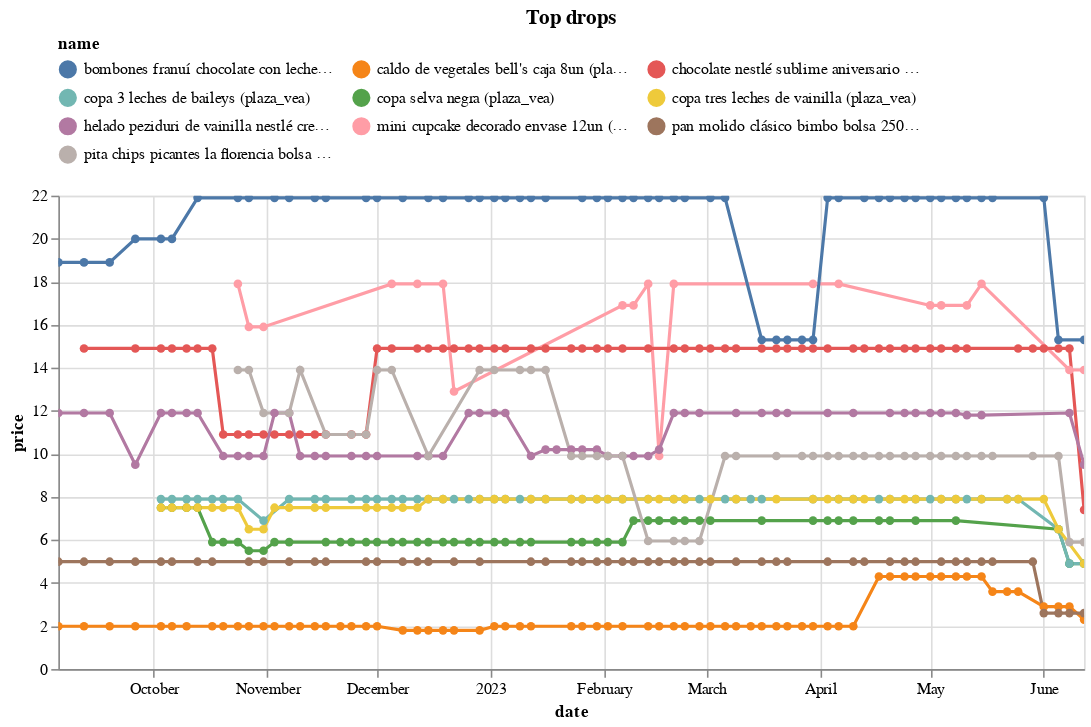

Notebook source saved alongside this figure:
### Code cell
(top_changes
 .sort_values('change')
 .head(10)
 .pipe(plot_changes, 'Top drops')
)

### Figure 1 — Vega-Lite specification as saved in the notebook (floating-point values rounded to 4 significant figures; data arrays with more than 128 entries replaced by an {"elided": "..."} marker saying what was removed)
{"config": {"view": {"continuousWidth": 300, "continuousHeight": 300}, "legend": {"columns": 3, "orient": "top"}}, "data": {"name": "data-eff8500b6cee4fc4a5e7c75f5781e7ce"}, "mark": {"type": "line", "point": true}, "encoding": {"color": {"field": "name", "scale": {"domain": ["bombones franuí chocolate con leche y chocolate blanco pote x 150g (plaza_vea)", "caldo de vegetales bell's caja 8un (plaza_vea)", "chocolate nestlé sublime aniversario paquete 6un (plaza_vea)", "copa 3 leches de baileys (plaza_vea)", "copa selva negra (plaza_vea)", "copa tres leches de vainilla (plaza_vea)", "helado peziduri de vainilla nestlé cremoso pote 930ml (plaza_vea)", "mini cupcake decorado envase 12un (plaza_vea)", "pan molido clásico bimbo bolsa 250g (plaza_vea)", "pita chips picantes la florencia bolsa 150g (plaza_vea)"]}, "type": "nominal"}, "tooltip": [{"field": "name", "type": "nominal"}, {"field": "price", "type": "quantitative"}, {"field": "last_price", "type": "quantitative"}], "x": {"field": "date", "type": "temporal"}, "y": {"field": "price", "type": "quantitative"}}, "params": [{"name": "param_3", "select": {"type": "point", "fields": ["name"]}, "bind": "legend"}, {"name": "param_4", "select": {"type": "interval", "encodings": ["x", "y"]}, "bind": "scales"}], "title": "Top drops", "transform": [{"filter": {"param": "param_3"}}], "width": 650, "$schema": "https://vega.github.io/schema/vega-lite/v5.8.0.json", "datasets": {"data-eff8500b6cee4fc4a5e7c75f5781e7ce": {"elided": "530 records"}}}
